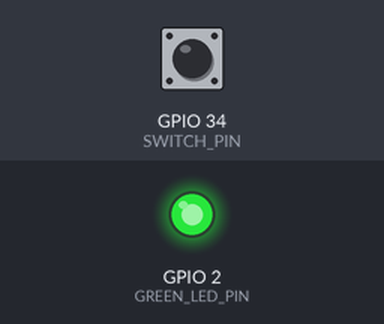
Bench run of a program on a simulated ESP32. On the bench: output pins drawn as LEDs (lit = HIGH). The test bench sets the inputs (shaded band); at power-on: GPIO 34 (SWITCH_PIN) LOW.

Above: at 1.2 s.
1.3 s: GPIO 34 (SWITCH_PIN) pulled HIGH for 0.15 s
At 1.37 s:
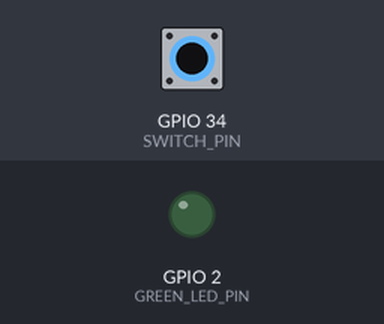
2.9 s: GPIO 34 (SWITCH_PIN) pulled HIGH for 3.2 s
At 7.5 s:
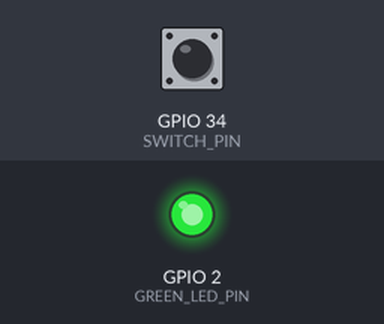
Timing chart, 0 to 9.0 s (numbered marks = the images above; inputs shaded):
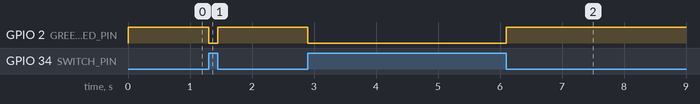

The program:

main.cpp
```cpp
// (licence header left out)
#include <Arduino.h>

/* define LED1 and switch pins */
#define GREEN_LED_PIN	2
#define SWITCH_PIN		34

void setup(){

	/* set LED1 pin as output */
	pinMode(GREEN_LED_PIN, OUTPUT);

	/* set switch pin as input */
	pinMode(SWITCH_PIN, INPUT);
}

void loop() {

	/* read switch input and control led */
	if(digitalRead(SWITCH_PIN)){
		/* turn off LED */
		digitalWrite(GREEN_LED_PIN, LOW);
	}else{
		/* turn on LED */
		digitalWrite(GREEN_LED_PIN, HIGH);
	}
}
```

Measured:
- after the input at 1.3 s, GPIO 2 (GREEN_LED_PIN): HIGH → LOW at once, → HIGH 0.15 s later
- after the input at 2.9 s, GPIO 2 (GREEN_LED_PIN): HIGH → LOW at once, → HIGH 3.2 s later
